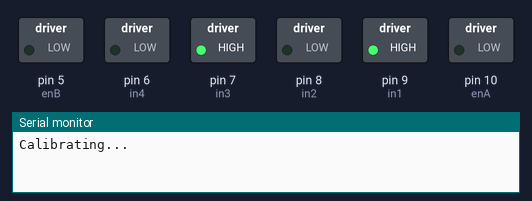
Bench run of a sketch on a simulated Arduino Uno, built with avr-gcc and run on an emulated ATmega328P. On the bench: switched loads named in the sketch (green lamp = pin HIGH), the last lines printed to the serial monitor.

Above: at 0.1 s.
At 5.6 s:
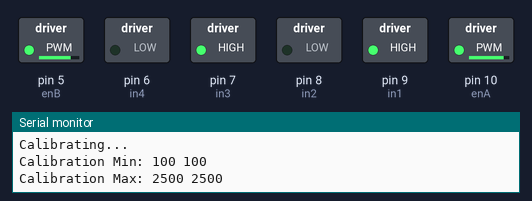
Timing chart, 0 to 7.1 s (numbered marks = the images above):
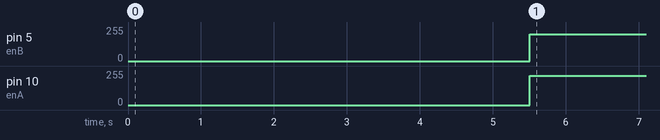

The sketch:

dc_motor_IR_stop.ino
```cpp
#include <QTRSensors.h>
#include <elapsedMillis.h>


// connect motor controller pins to Arduino digital pins
// motor one
int enA = 10;
int in1 = 9;
int in2 = 8;
// motor two
int enB = 5;
int in3 = 7;
int in4 = 6;

#define NUM_SENSORS_D   1     // number of sensors used
#define NUM_SENSORS_A   8     // number of sensors used
#define TIMEOUT       2500    // waits for 2500 microseconds for sensor outputs to go low
#define NUM_SAMPLES_PER_SENSOR  4  // average 4 analog samples per sensor reading

//Left Sensor
QTRSensorsRC Left((unsigned char[]) {22}, NUM_SENSORS_D, TIMEOUT, QTR_NO_EMITTER_PIN);
unsigned int LsensorValue[NUM_SENSORS_D];


//Right Sensor
QTRSensorsRC Right((unsigned char[]) {23}, NUM_SENSORS_D, TIMEOUT, QTR_NO_EMITTER_PIN);
unsigned int RsensorValue[NUM_SENSORS_D];

//create a timer
elapsedMillis timer0;

//interval between front IR sensor readings in ms
int interval = 100;


int motorSpeedLeft = 200;
int motorSpeedRight = 220;

int originalLeft = motorSpeedLeft;
int originalRight = motorSpeedRight;

int counter = 0;
void setup()
{
  // set all the motor control pins to outputs
  pinMode(enA, OUTPUT);
  pinMode(enB, OUTPUT);
  pinMode(in1, OUTPUT);
  pinMode(in2, OUTPUT);
  pinMode(in3, OUTPUT);
  pinMode(in4, OUTPUT);

  // set all the motor control pins to outputs
  pinMode(enA, OUTPUT);
  pinMode(enB, OUTPUT);
  pinMode(in1, OUTPUT);
  pinMode(in2, OUTPUT);
  pinMode(in3, OUTPUT);
  pinMode(in4, OUTPUT);

  digitalWrite(in1, HIGH);
  digitalWrite(in2, LOW);
  digitalWrite(in3, HIGH);
  digitalWrite(in4, LOW);

  Serial.begin(9600);
  Serial.println("Calibrating...");
  delay(500);
  digitalWrite(13, HIGH);    // turn on Arduino's LED to indicate we are in calibration mode
  for (int i = 0; i < 100; i++)  // make the calibration take about 10 seconds
  {
    Left.calibrate();       // reads all sensors 10 times at 2500 us per read (i.e. ~25 ms per call)
    Right.calibrate();       // reads all sensors 10 times at 2500 us per read (i.e. ~25 ms per call)
    //qtra.calibrate();
  }

  digitalWrite(13, LOW);     // turn off Arduino's LED to indicate we are through with calibration

  // print the calibration minimum values measured when emitters were on

  Serial.print("Calibration Min: ");
  Serial.print(Left.calibratedMinimumOn[0]);
  Serial.print(' ');
  Serial.print(Right.calibratedMinimumOn[0]);
  Serial.print(' ');

  Serial.println();

  //print the calibration maximum values measured when emitters were on
  Serial.print("Calibration Max: ");
  Serial.print(Left.calibratedMaximumOn[0]);
  Serial.print(' ');
  Serial.print(Right.calibratedMaximumOn[0]);
  Serial.print(' ');

  Serial.println();
  Serial.println();
}
void loop()
{
  Left.read(LsensorValue);
  Right.read(RsensorValue);

  // this function will run the motors in both directions at a fixed speed
  // turn on right motor
  digitalWrite(in1, HIGH);
  digitalWrite(in2, LOW);
  // set speed to 200 out of possible range 0~255
  analogWrite(enA, motorSpeedRight);

  // turn on left motor
  digitalWrite(in3, HIGH);
  digitalWrite(in4, LOW);
  // set speed to 200 out of possible range 0~255
  analogWrite(enB, motorSpeedLeft);

  if(LsensorValue[0] >= 1500 && counter == 0 && timer0 > interval){
    motorSpeedRight = originalRight - 60;
    motorSpeedLeft = originalLeft - 50;
    counter++;

    timer0 = 0;
  }

  else if(LsensorValue[0] >= 1500 && counter == 1 && timer0 > interval){
    counter =0;
     hardStop();

     delay(5000);

      motorSpeedRight = originalRight;
      motorSpeedLeft = originalLeft;

     timer0 = 0;
  }


  /* turn off motor A
  digitalWrite(in1, LOW);
  digitalWrite(in2, LOW);
  // turn off motor B
  digitalWrite(in3, LOW);
  digitalWrite(in4, LOW);
  delay(2000);*/
  /*
  // now change motor directions
  digitalWrite(in1, LOW);
  digitalWrite(in2, HIGH);
  digitalWrite(in3, LOW);
  digitalWrite(in4, HIGH);
  delay(2000);
  // now turn off motors
  digitalWrite(in1, LOW);
  digitalWrite(in2, LOW);
  digitalWrite(in3, LOW);
  digitalWrite(in4, LOW);
  delay(1000);
  */
}

void hardStop()
{
     // turn OFF motor A
  digitalWrite(in1, LOW);
  digitalWrite(in2, LOW);
  // set speed to 0 out of possible range 0~255
  analogWrite(enA, 0);
  // turn OFF motor B
  digitalWrite(in3, LOW);
  digitalWrite(in4, LOW);
  // set speed to 0 out of possible range 0~255
  analogWrite(enB, 0);


}
```

Measured:
- by itself, pin 5 (enB): 0/255 → 200/255 at 5.5 s
- by itself, pin 10 (enA): 0/255 → 220/255 at 5.5 s
